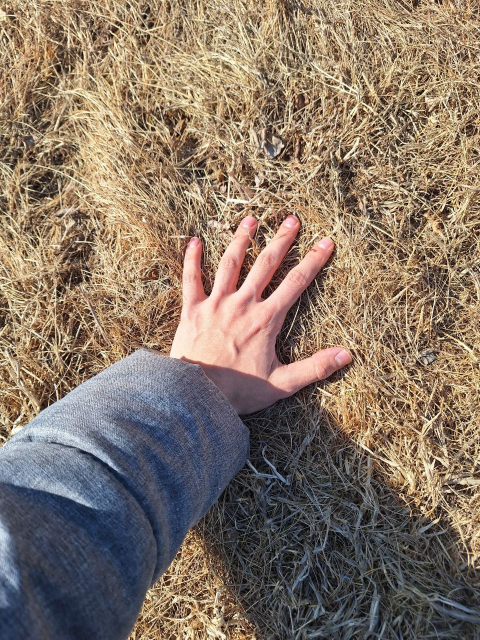
#> input picture lab0/112.jpg, 960 x 1280 px (shown at 1/2 size)
$ python main.py
#> lines starting #> are read from the running program, lines starting #| are printed output that depends on the picture
import cv2
import numpy as np
import cv2 as cv
img = cv.imread("112.jpg")
#> img is the input picture: shape (1280, 960, 3); mean B, G, R 103.4, 118.1, 135
cv.imshow('Result', img)
nimg = cv.resize(img, (640, 480))
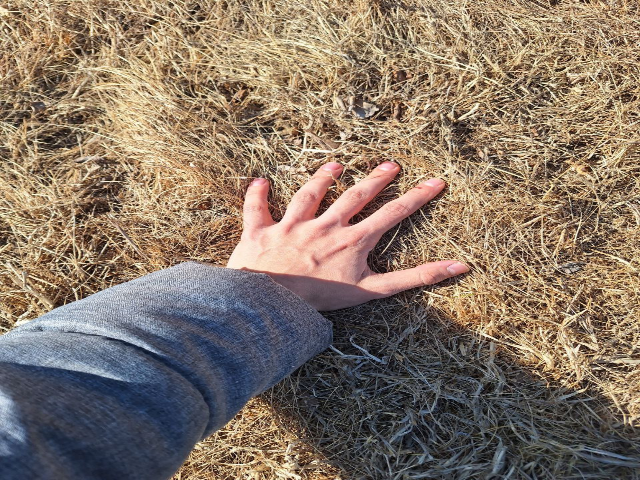
#> nimg: shape (480, 640, 3); mean B, G, R 103.3, 118.1, 135
cv.imshow('Resized', nimg)
gimg = cv.cvtColor(img, cv.COLOR_BGR2GRAY)
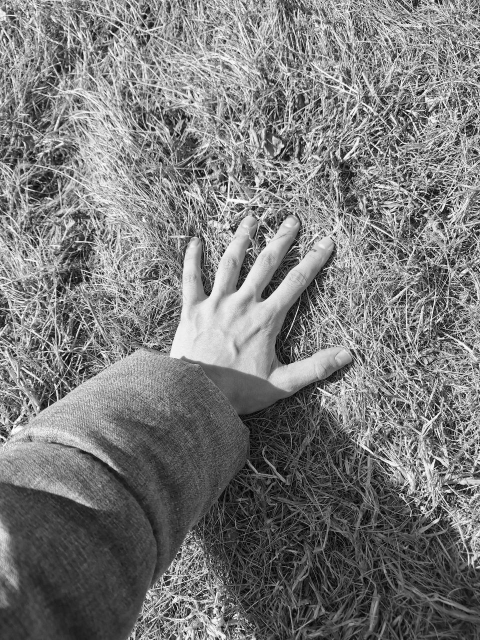
#> gimg: shape (1280, 960) (shown at 1/2 size); min 0, max 255, mean 121.5
cv.imshow('Gray', gimg)
bimg = cv.blur(img, (10, 10))
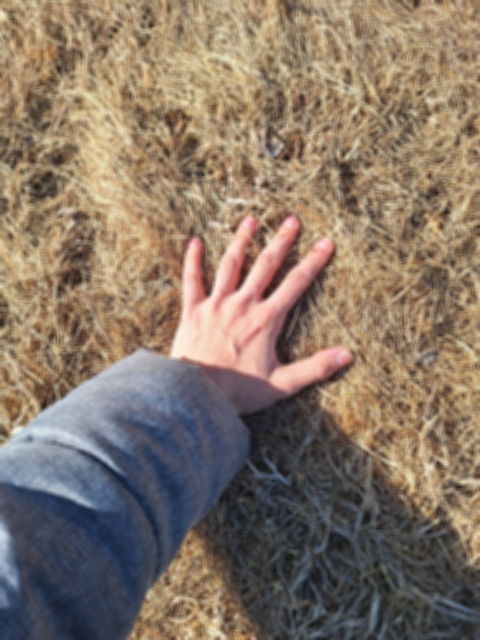
#> bimg: shape (1280, 960, 3) (shown at 1/2 size); mean B, G, R 103.4, 118.1, 135.1
cv.imshow('Blur', bimg)
gbimg = cv.GaussianBlur(img, (5, 5), 0.0)
cv.imshow('Gauss', gbimg)
blimg = cv.bilateralFilter(img, 9, 75, 75)
cv.imshow('Bilateral', blimg)
brdimg = cv.copyMakeBorder(img, 3, 1, 3, 1, cv.BORDER_CONSTANT)
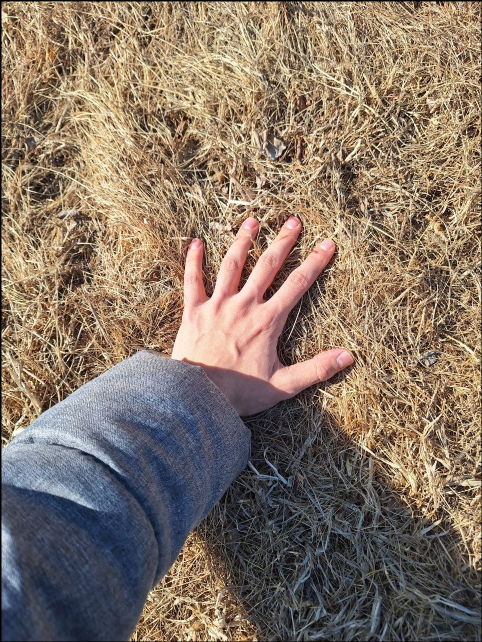
#> brdimg: shape (1284, 964, 3) (shown at 1/2 size); mean B, G, R 102.6, 117.3, 134.1
print(img.shape)
#| (1280, 960, 3)
cv.waitKey(0)

cv.destroyAllWindows()

rotateimg = cv.rotate(img, cv.ROTATE_90_CLOCKWISE)
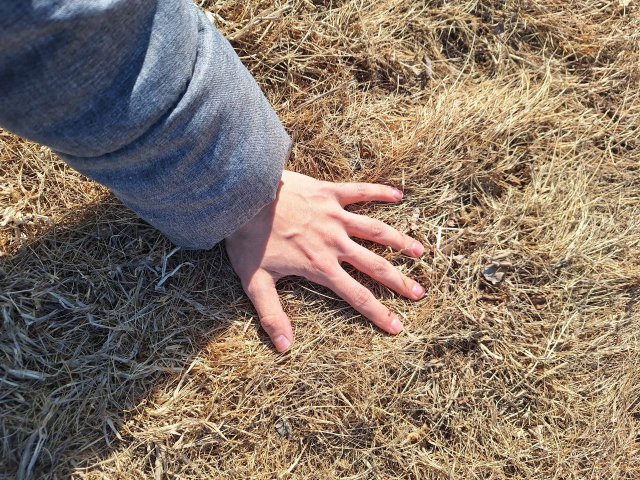
#> rotateimg: shape (960, 1280, 3) (shown at 1/2 size); mean B, G, R 103.4, 118.1, 135
cv.imshow('Rotate', rotateimg)
blendimg = cv.addWeighted(blimg, 0.5, img, 0.5, 0.5)
cv.imshow('Blend', blendimg)
print(blimg.shape[0], blimg.shape[1])
#| 1280 960
cv.waitKey(0)
